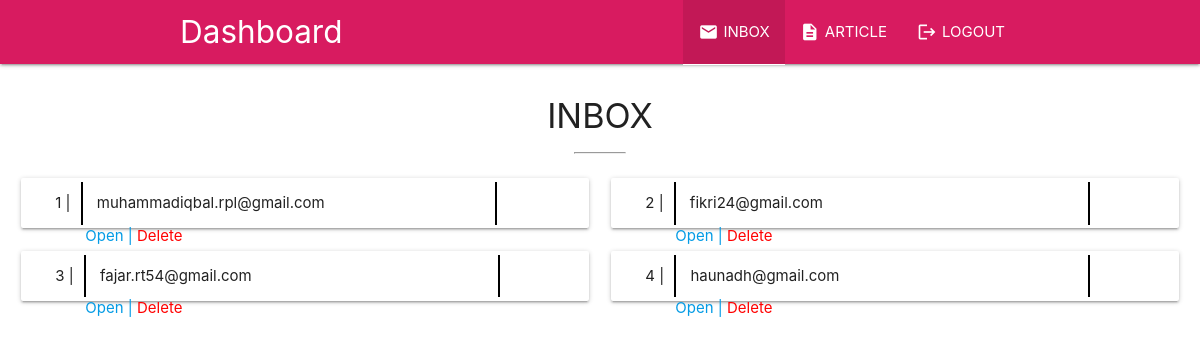
The app's page /admin/ (signed in) with its own data.
### tables this page shows
CREATE TABLE `pesan` (
  `id_pesan` int(11) NOT NULL,
  `nama` text NOT NULL,
  `email` varchar(50) NOT NULL,
  `isi_pesan` text NOT NULL,
  `tanggal` varchar(100) NOT NULL,
  `waktu` time NOT NULL
);

### fungsi/functions.php (called while the page is built, shortened)
<?php
    $conn = mysqli_connect("localhost", "root", "", "hamilpintar");
    function query($query){
        global $conn;
        $result = mysqli_query($conn, $query);
        $rows = [];
        while ( $row = mysqli_fetch_assoc($result) ){
            $rows [] = $row;
        }
        return $rows;
    }
?>

### admin/index.php (the view, shortened to what this page needs)
<?php
  require '../fungsi/functions.php';
  $pesan = query("SELECT * FROM pesan");
?>
<!DOCTYPE html>
<html lang="en">
<head>
    <link rel="stylesheet" href="../css/icon.css">
    <link rel="stylesheet" href="../css/materialize.css">
    <link rel="stylesheet" href="../css/style/admin.css">
</head>
<body>
  <div class="navbar-fixed">
      <nav class="pink darken-1">
        <div class="nav-wrapper">
          <div class="container">
            <a href="#" class="brand-logo">Dashboard</a>
            <ul class="right hide-on-med-and-down">
              <li class="active"><a href=""><i class="material-icons left" id="icon">email</i>Inbox</a></li>
              <li><a href="artikel.php"><i class="material-icons left" id="icon">description</i>Article</a></li>
              <li><a href="fungsi/logout.php"><i class="material-icons left" id="icon">logout</i>Logout</a></li>
            </ul>
          </div>
        </div>
      </nav>
  </div>
  <div class="box">
    <h4 class="center">INBOX <hr></h4>
    <div class="row">
      <?php $i=1 ?>
      <?php foreach($pesan as $row) : ?>
      <div class="col l6 s12">
        <div class="card-panel">
          <ul>
            <li class="isi"><?= $i++; ?> |</li>
            <li class="isi" id="mail"><?= $row["email"]; ?></li>
            <li class="aksi">
              <a href="detail_pesan.php?id=<?= $row["id_pesan"]; ?>"> Open |</a>
              <a href="fungsi/delete_pesan.php?id=<?= $row["id_pesan"]; ?>" onclick="return confirm('Are you sure?');" class="hapus">Delete</a>
            </li>
          </ul>
        </div>
      </div>
      <?php endforeach; ?>
    </div>
  </div>
</body>
</html>

### css/style/admin.css (style rules this page uses)
#icon { font-size: 20px; margin-right: 5px; }
hr { width: 50px; }
.hapus { color: red; }
.aksi { padding-left: 30px; }
.active { border-bottom: 1px solid white; }
.box { padding: 10px; }
.card-panel ul li { display: inline-block; margin-left: 10px; }
@media (min-width: 992px) { .navbar-fixed ul li a { text-transform: uppercase; } }
@media (min-width: 992px) { .isi { border-right: 2px solid black; padding-bottom: 10px; padding-top: 10px; padding-right: 10px; } }
@media (min-width: 992px) { #mail { width: 400px; } }
@media (min-width: 992px) { .card-panel { height: 50px; } }
@media (min-width: 992px) { .card-panel ul { margin-top: -20px; } }

### records on screen
pesan: email "muhammadiqbal.rpl@gmail.com"
pesan: email "fikri24@gmail.com"
pesan: email "fajar.rt54@gmail.com"
pesan: email "haunadh@gmail.com"
